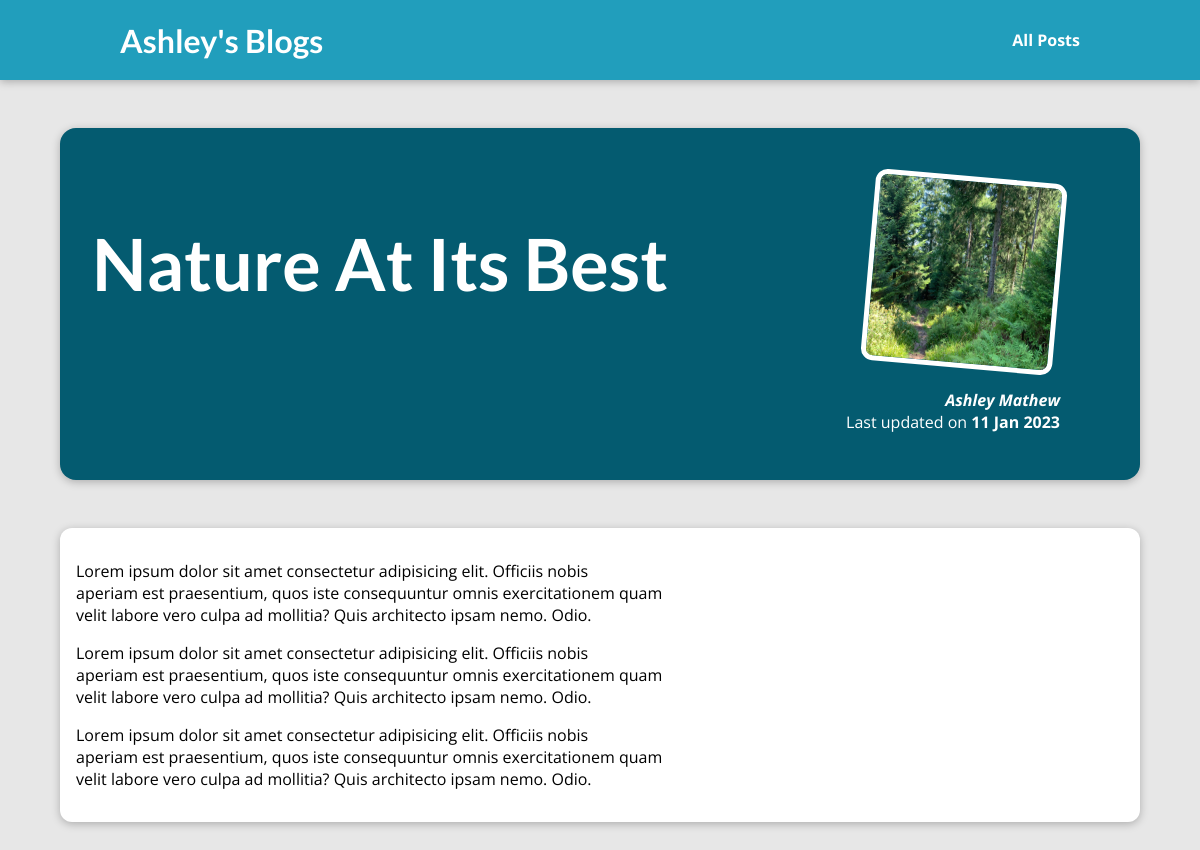
The page /posts/nature-at-its-best on the database its author committed.
### blog/models.py (models this page shows, shortened)
class Post(models.Model):
    title = models.CharField(max_length=50)
    excerpt = models.CharField(max_length=100)
    image = models.CharField(max_length=50, default=DEFAULT_IMG_URL)
    date = models.DateField(auto_now = True)
    slug = slug = models.SlugField(
                        default="",
                        unique=True,
                        null=False,
                        blank=True,
                        )
    content = models.TextField(validators=[MinLengthValidator(10)])
    author = models.ForeignKey(
                    Author,
                    on_delete=models.SET_NULL,
                    related_name="posts",
                    null=True,
                    )
    tags = models.ManyToManyField(Tag,
                    related_name="posts"
                    )

class Author(models.Model):
    first_name = models.CharField(max_length=50)
    last_name = models.CharField(max_length=50)
    email = models.EmailField(max_length=50)
    def fullname(self):
        return f"{self.first_name} {self.last_name}"
    def __str__(self):
        return self.fullname()

### blog/views.py (the view)
# urls.py: path("posts/<slug:slug>", views.posts_detail, name="post_detail"),
def posts_detail(request, slug):
    try:
        post = Post.objects.filter(slug=slug).get()
    except ObjectDoesNotExist:
        raise Http404()
    return render(request, 'blog/post-detail.html', {
    "post": post
    })

### blog/templates/blog/post-detail.html (shortened to what this page needs)
{% extends 'base.html' %}
{% load static %}
{% block css_files %}
<link rel="stylesheet" href="{% static "blog/post-detail.css" %}">
{% endblock %}
{% block content %}
<section id="summary">
    <h2>{{ post.title|title}}</h2>
        <article>
            <img src="{% static "blog/images/"|add:post.image %}" alt={{post.title}}>
            <address>{{ post.author }}</address>
            <div>
                Last updated on <time>{{ post.date|date:"d M Y" }}</time>
            </div>
        </article>
</section>
<main>
    {{post.content|linebreaks}}
</main>
{% endblock %}

### static/app.css (style rules this page uses)
* { box-sizing: border-box; }
html { font-family: 'Open Sans', 'Lato', sans-serif; }
body { margin: 0; }
h1, h2, h3 { font-family: 'Lato', sans-serif; font-weight: bold; }

### blog/static/blog/post-detail.css (style rules this page uses)
body { background-color: #e7e7e7; }
#summary { margin: 8rem auto 3rem auto; padding: 2rem; width: 90%; max-width: 90rem; border-radius: 16px; background-color: #045b70; position: relative; box-shadow: 0 2px 8px rgba(0, 0, 0, 0.25); height: 22rem; }
#summary h2 { color: white; font-size: 4.5rem; }
#summary article { position: absolute; top: 2rem; right: 3rem; padding: 1rem 2rem; border-radius: 12px; text-align: right; color: white; }
#summary article img { width: 12rem; height: 12rem; border-radius: 12px; transform: rotateZ(5deg); border: 5px solid white; margin-bottom: 1rem; }
#summary address { font-weight: bold; }
#summary time { font-weight: bold; }
main { width: 90%; max-width: 90rem; margin: 3rem auto; background-color: white; padding: 1rem; border-radius: 12px; box-shadow: 0 2px 8px rgba(0, 0, 0, 0.25); }

### rows shown on the page
Post: title "Nature At Its Best", image (picture), author "Ashley Mathew", date "11 Jan 2023", content "Lorem ipsum dolor sit amet consectetur adipisicing elit. Officiis nobis aperiam est praesentium, quos iste consequuntur omnis exercitationem quam velit labore vero culpa ad mollitia? Quis architecto ipsam nemo. Odio. Lorem ipsum dolor sit amet consectetur adipisicing elit. Officiis nobis aperiam est praesentium, quos iste consequuntur omnis exercitationem quam velit labore vero culpa ad mollitia? Quis architecto ipsam nemo. Odio. Lorem ipsum dolor sit amet consectetur adipisicing elit. Officiis nobis aperiam est praesentium, quos iste consequuntur omnis exercitationem quam velit labore vero culpa ad mollitia? Quis architecto ipsam nemo. Odio."
